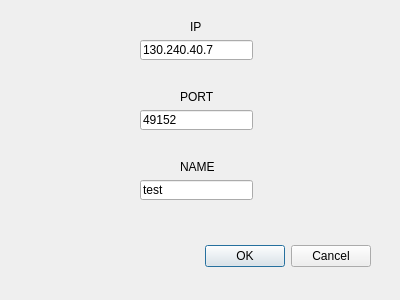
<?xml version="1.0" encoding="UTF-8"?>
<ui version="4.0">
 <class>Setup</class>
 <widget class="QDialog" name="Setup">
  <property name="geometry">
   <rect>
    <x>0</x>
    <y>0</y>
    <width>400</width>
    <height>300</height>
   </rect>
  </property>
  <property name="windowTitle">
   <string>Dialog</string>
  </property>
  <widget class="QDialogButtonBox" name="buttonBox">
   <property name="geometry">
    <rect>
     <x>30</x>
     <y>240</y>
     <width>341</width>
     <height>32</height>
    </rect>
   </property>
   <property name="orientation">
    <enum>Qt::Horizontal</enum>
   </property>
   <property name="standardButtons">
    <set>QDialogButtonBox::Cancel|QDialogButtonBox::Ok</set>
   </property>
  </widget>
  <widget class="QLineEdit" name="IP_EDIT">
   <property name="geometry">
    <rect>
     <x>140</x>
     <y>40</y>
     <width>113</width>
     <height>20</height>
    </rect>
   </property>
   <property name="text">
    <string>130.240.40.7</string>
   </property>
  </widget>
  <widget class="QLineEdit" name="PORT_EDIT">
   <property name="geometry">
    <rect>
     <x>140</x>
     <y>110</y>
     <width>113</width>
     <height>20</height>
    </rect>
   </property>
   <property name="text">
    <string>49152</string>
   </property>
  </widget>
  <widget class="QLineEdit" name="NAME_EDIT">
   <property name="geometry">
    <rect>
     <x>140</x>
     <y>180</y>
     <width>113</width>
     <height>20</height>
    </rect>
   </property>
   <property name="text">
    <string>test</string>
   </property>
  </widget>
  <widget class="QLabel" name="label">
   <property name="geometry">
    <rect>
     <x>190</x>
     <y>20</y>
     <width>47</width>
     <height>13</height>
    </rect>
   </property>
   <property name="text">
    <string>IP</string>
   </property>
  </widget>
  <widget class="QLabel" name="label_2">
   <property name="geometry">
    <rect>
     <x>180</x>
     <y>90</y>
     <width>47</width>
     <height>13</height>
    </rect>
   </property>
   <property name="text">
    <string>PORT</string>
   </property>
  </widget>
  <widget class="QLabel" name="label_3">
   <property name="geometry">
    <rect>
     <x>180</x>
     <y>160</y>
     <width>47</width>
     <height>13</height>
    </rect>
   </property>
   <property name="text">
    <string>NAME</string>
   </property>
  </widget>
 </widget>
 <resources/>
 <connections>
  <connection>
   <sender>buttonBox</sender>
   <signal>accepted()</signal>
   <receiver>Setup</receiver>
   <slot>accept()</slot>
   <hints>
    <hint type="sourcelabel">
     <x>248</x>
     <y>254</y>
    </hint>
    <hint type="destinationlabel">
     <x>157</x>
     <y>274</y>
    </hint>
   </hints>
  </connection>
  <connection>
   <sender>buttonBox</sender>
   <signal>rejected()</signal>
   <receiver>Setup</receiver>
   <slot>reject()</slot>
   <hints>
    <hint type="sourcelabel">
     <x>316</x>
     <y>260</y>
    </hint>
    <hint type="destinationlabel">
     <x>286</x>
     <y>274</y>
    </hint>
   </hints>
  </connection>
 </connections>
</ui>
